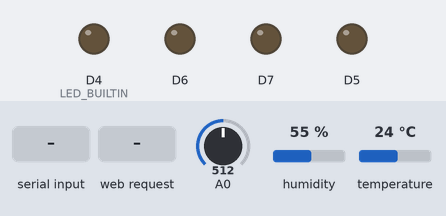
Simulated run of this sketch. Board: ESP8266 (NodeMCU). Parts: output pins drawn as LEDs (lit = HIGH, except the on-board LED, lit = LOW). Inputs (shaded band) come from the test bench; at power-on: A0 = 512, humidity 55 %, temperature 24 °C. WiFi joins after 1.5 s; servers stay silent unless stated; uploads are accepted with an empty reply; what the sketch prints to the serial monitor is not drawn.

Above: at 3.7 s.
3.8 s: "Temperature" received over Serial
At 4.94 s:
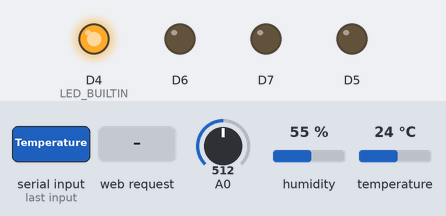
6.5 s: HTTP request GET /sensorData received
At 7.8 s:
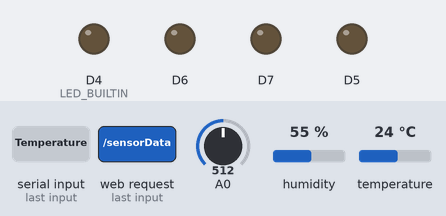
Timing chart, 0 to 9.5 s (numbered marks = the images above; inputs shaded):
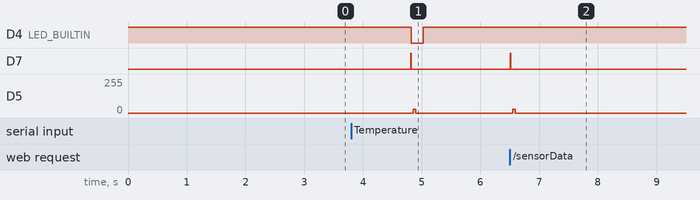

The sketch:

Sketch.ino
```cpp
#include <ESP8266WiFi.h>
#include <ESP8266HTTPClient.h>
#include <ESP8266WebServer.h>
#include <ESP8266mDNS.h>
#include "DHT.h"
#include "html.h"

const char* WIFI_SSID = "SSID";
const char* WIFI_PASSWORD = "PASSWORD";
const char* DNS_NAME = "growtracker"; // im browser über locales netzwerk http://growtracker.local

const char* API_POST_URL = "https://growtracker.io/api/data-entries";
const char* API_TOKEN = "TOKEN";
const char* CHIP_ID_KEY = "12345"; // UNIQUE KEY FOR THIS CHIP ONLY

const int NUMBER_OF_SOIL_SENSORS = 8; // MAX 8
const int MAP_TOP_ANALOG_VALUE = 300; // 100%
const int MAP_BOTTOM_ANALOG_VALUE = 640; // 0%

unsigned long lastExecutionTime = 0; // Tracks the last execution time
const unsigned long interval = 3600000; // 1 hour in milliseconds

#define DHTPin D1
#define DHTTYPE DHT22

DHT dht(DHTPin, DHTTYPE);

ESP8266WebServer server(80);

// the setup function runs once when you press reset or power the board
void setup() {
  initESP();
  initWiFi();
  initDNS();
  initWebServer();
}

// the loop function runs over and over again forever
void loop() {
  MDNS.update();
  server.handleClient();

  if(Serial.available()){
    String input = Serial.readString();
    input.trim();
    String payload = getApiPayload(input);
    sendApiPostRequest(payload);
  }

  // HOURLY TASKS
  unsigned long currentTime = millis();
  if(currentTime - lastExecutionTime >= interval){ // Check if one hour has passed
    lastExecutionTime = currentTime; // Update the last execution time
    executeHourlyTask();
  }
}

void executeHourlyTask(){
  Serial.println("HOURLY TASKS");
  String payload = getApiPayload("HOURLY TASKS");
  sendApiPostRequest(payload);
}

int getAnalogData(int number){

  delay(1);

  if(number <= 0 || number > 8){
    digitalWrite(D5,0);
    digitalWrite(D6,0);
    digitalWrite(D7,0);
    return 0;
  }

  if(number % 2 == 0){
    digitalWrite(D5,1);
  } else {
    digitalWrite(D5,0);
  }

  if(number == 3 || number == 4 || number == 7 || number == 8){
    digitalWrite(D6,1);
  } else {
    digitalWrite(D6,0);
  }

  if(number > 4){
    digitalWrite(D7,1);
  } else {
    digitalWrite(D7,0);
  }

  delay(1);

  int value = analogRead(A0);
  int mappedValue = map(value, MAP_BOTTOM_ANALOG_VALUE, MAP_TOP_ANALOG_VALUE, 0, 100);

  if(mappedValue < 0){
    return 0;
  } else if(mappedValue > 100){
    return 100;
  } else {
    return mappedValue;
  }
}

String getSensorData() {
  String Temperature = "{\"type\": \"Temperature\", \"value\": "+String(dht.convertFtoC(dht.readTemperature(true)),1)+"}";
  String Humidity = "{\"type\": \"Humidity\", \"value\": "+String(dht.readHumidity(),1)+"}";

  String data = "\"data\": ["+Temperature+", "+Humidity;

  if(NUMBER_OF_SOIL_SENSORS > 0){
    data += ", {\"type\": \"Soil\", \"sensors\": [";
    for(int i = 1; i <= NUMBER_OF_SOIL_SENSORS; i++){
      if(i != 1){
        data += ", ";
      }
      data += "{\"number\": " + String(i) + ", \"value\": " + String(getAnalogData(i)) + "}";
    }
    data += "]}";
    // Reset digital pins
    getAnalogData(0);
  }

  return data+"]";
}

String getApiPayload(String input){
  return "{\"chipIdKey\": \""+String(CHIP_ID_KEY)+"\", \"message\": \""+input+"\", "+getSensorData()+"}";
}

void sendApiPostRequest(String payload){
  digitalWrite(LED_BUILTIN, LOW);

  HTTPClient http;
  WiFiClientSecure wfc;

  wfc.setInsecure();

  http.begin(wfc, API_POST_URL);
  http.addHeader("Content-Type", "application/json;charset=utf-8");
  http.addHeader("Accept", "application/json");
  http.addHeader("cache-control", "no-cache");
  http.addHeader("Authorization", "Bearer " + String(API_TOKEN));

  int httpCode = http.POST(payload);
  String response = http.getString();

  Serial.println(httpCode);
  Serial.println(response);

  http.end();

  digitalWrite(LED_BUILTIN, HIGH);
}

void indexHTML() {
  server.send(200, "text/html", PAGE_MAIN);
}

void responseSensorData() {
  server.send(200, "text/application-json", String("{"+getSensorData()+"}"));
}

// SETUP FUNCTIONS

void initESP(){
  // initialize digital pin LED_BUILTIN as an output.
  pinMode(LED_BUILTIN, OUTPUT);
  digitalWrite(LED_BUILTIN, HIGH);

  // Controller pins for analog multiplexer
  pinMode(D5,OUTPUT);
  pinMode(D6,OUTPUT);
  pinMode(D7,OUTPUT);
  pinMode(A0, INPUT);

  dht.begin();

  delay(1000);
  Serial.begin(115200);
  Serial.println();
  Serial.println("ESP Start");
}

void initWiFi(){
  WiFi.disconnect();
  WiFi.mode(WIFI_STA);
  WiFi.begin(WIFI_SSID, WIFI_PASSWORD);

  Serial.print("WLAN-Verbindung wird hergestellt ...");
  while (!WiFi.isConnected()){
    delay(500);
    Serial.print(".");
    //Serial.print(WiFi.status());
  }
  Serial.println();
  Serial.print("Verbunden mit ");
  Serial.println(WIFI_SSID);
  Serial.print("IP-Adresse: ");
  Serial.println(WiFi.localIP());
}

void initDNS(){
  if(MDNS.begin(DNS_NAME)){
    Serial.println("DNS gestartet!");
    Serial.print("Erreichbar unter http://");
    Serial.print(DNS_NAME);
    Serial.println(".local");
  }
}

void initWebServer(){
  server.onNotFound([]() {
    server.send(404, "text/plain", "Seite nicht gefunden!");
  });

  server.on("/", indexHTML);
  server.on("/sensorData", responseSensorData);

  server.begin();
}
```

html.h
```cpp
const char PAGE_MAIN[] PROGMEM = R"=====(
<!DOCTYPE html>
<html>
    <head>
        <title>Grow Tracker</title>
        <meta http-equiv="content-type" content="text/html" ; charset="utf-8" />
        <script src="https://cdn.tailwindcss.com"></script>
    </head>
    <body class="py-32 text-4xl lg:py-16 bg-slate-100">
        <div class="flex flex-col w-full">
            <div class="mx-auto text-center">
                <h1
                    class="mb-2 font-semibold tracking-tight text-gray-900 text-pretty text-9xl lg:text-balance"
                >
                    Grow Tracker
                </h1>
                <h2 class="mb-20 font-semibold lg:mb-10 text-sky-600">
                    (made by Luca Hoffmann)
                </h2>
                <p class="mb-6 text-gray-600 lg:mb-3">
                    Alle deine Daten auf einen Blick.
                </p>
                <a href="https://www.growtracker.io" target="_blank">
                    <button
                        class="px-3 py-1 mb-12 font-bold rounded lg:mb-6 bg-none text-sky-600 ring ring-sky-500 hover:bg-sky-500 hover:text-white"
                    >
                        www.growtracker.io
                    </button>
                </a>
            </div>
            <div class="max-w-2xl mx-auto mt-20 lg:max-w-7xl">
                <dl
                    class="grid max-w-xl grid-cols-1 gap-16 lg:max-w-none lg:grid-cols-2"
                >
                    <div class="relative pl-36">
                        <dt class="text-5xl font-semibold text-gray-900">
                            <div
                                class="absolute top-0 left-0 flex items-center justify-center rounded-lg bg-sky-600"
                            >
                                <svg
                                    class="m-2 text-white size-28"
                                    fill="none"
                                    viewBox="0 0 24 24"
                                    stroke-width="1.5"
                                    stroke="currentColor"
                                    aria-hidden="true"
                                    data-slot="icon"
                                >
                                    <path
                                        d="M8 15.9998C7.44772 15.9998 7 16.4475 7 16.9998C7 17.5521 7.44772 17.9998 8 17.9998C8.55228 17.9998 9 17.5521 9 16.9998C9 16.4475 8.55228 15.9998 8 15.9998ZM8 15.9998L8.00707 12M8 16.9998L8.00707 17.0069M20 5C20 6.10457 19.1046 7 18 7C16.8954 7 16 6.10457 16 5C16 3.89543 16.8954 3 18 3C19.1046 3 20 3.89543 20 5ZM12 16.9998C12 19.209 10.2091 20.9998 8 20.9998C5.79086 20.9998 4 19.209 4 16.9998C4 15.9854 4.37764 15.0591 5 14.354L5 6C5 4.34315 6.34315 3 8 3C9.65685 3 11 4.34315 11 6V14.354C11.6224 15.0591 12 15.9854 12 16.9998Z"
                                        stroke-linecap="round"
                                        stroke-linejoin="round"
                                    />
                                </svg>
                            </div>
                            Temperatur
                        </dt>
                        <dd
                            class="mt-2 text-[#9afe2e] bg-black ring ring-sky-600 p-2"
                        >
                            <span id="Temperature">-</span> °C
                        </dd>
                    </div>
                    <div class="relative pl-36">
                        <dt class="text-5xl font-semibold text-gray-900">
                            <div
                                class="absolute top-0 left-0 flex items-center justify-center rounded-lg bg-sky-600"
                            >
                                <svg
                                    class="m-2 text-white size-28"
                                    fill="currentColor"
                                    viewBox="0 0 24 24"
                                    aria-hidden="true"
                                    data-slot="icon"
                                >
                                    <path
                                        d="M15.0066 3.25608C16.8483 2.85737 19.1331 2.8773 22.2423 3.65268C22.7781 3.78629 23.1038 4.32791 22.9699 4.86241C22.836 5.39691 22.2931 5.7219 21.7573 5.58829C18.8666 4.86742 16.9015 4.88747 15.4308 5.20587C13.9555 5.52524 12.895 6.15867 11.7715 6.84363L11.6874 6.89494C10.6044 7.55565 9.40515 8.28729 7.82073 8.55069C6.17734 8.82388 4.23602 8.58235 1.62883 7.54187C1.11607 7.33724 0.866674 6.75667 1.0718 6.24513C1.27692 5.73359 1.85889 5.48479 2.37165 5.68943C4.76435 6.6443 6.32295 6.77699 7.492 6.58265C8.67888 6.38535 9.58373 5.83916 10.7286 5.14119C11.855 4.45445 13.1694 3.6538 15.0066 3.25608Z"
                                    />
                                    <path
                                        d="M22.2423 7.64302C19.1331 6.86765 16.8483 6.84772 15.0066 7.24642C13.1694 7.64415 11.855 8.44479 10.7286 9.13153C9.58373 9.8295 8.67888 10.3757 7.492 10.573C6.32295 10.7673 4.76435 10.6346 2.37165 9.67977C1.85889 9.47514 1.27692 9.72393 1.0718 10.2355C0.866674 10.747 1.11607 11.3276 1.62883 11.5322C4.23602 12.5727 6.17734 12.8142 7.82073 12.541C9.40515 12.2776 10.6044 11.546 11.6874 10.8853L11.7715 10.834C12.895 10.149 13.9555 9.51558 15.4308 9.19621C16.9015 8.87781 18.8666 8.85777 21.7573 9.57863C22.2931 9.71224 22.836 9.38726 22.9699 8.85275C23.1038 8.31825 22.7781 7.77663 22.2423 7.64302Z"
                                    />
                                    <path
                                        fill-rule="evenodd"
                                        clip-rule="evenodd"
                                        d="M18.9998 10.0266C18.6526 10.0266 18.3633 10.2059 18.1614 10.4772C18.0905 10.573 17.9266 10.7972 17.7089 11.111C17.4193 11.5283 17.0317 12.1082 16.6424 12.7555C16.255 13.3996 15.8553 14.128 15.5495 14.8397C15.2567 15.5213 14.9989 16.2614 14.9999 17.0117C15.0006 17.2223 15.0258 17.4339 15.0604 17.6412C15.1182 17.9872 15.2356 18.4636 15.4804 18.9521C15.7272 19.4446 16.1131 19.9674 16.7107 20.3648C17.3146 20.7664 18.0748 21 18.9998 21C19.9248 21 20.685 20.7664 21.2888 20.3648C21.8864 19.9674 22.2724 19.4446 22.5192 18.9522C22.764 18.4636 22.8815 17.9872 22.9393 17.6413C22.974 17.4337 22.9995 17.2215 22.9998 17.0107C23.0001 16.2604 22.743 15.5214 22.4501 14.8397C22.1444 14.128 21.7447 13.3996 21.3573 12.7555C20.968 12.1082 20.5803 11.5283 20.2907 11.111C20.073 10.7972 19.909 10.573 19.8382 10.4772C19.6363 10.2059 19.3469 10.0266 18.9998 10.0266ZM20.6119 15.6257C20.3552 15.0281 20.0049 14.3848 19.6423 13.782C19.4218 13.4154 19.2007 13.0702 18.9998 12.7674C18.7989 13.0702 18.5778 13.4154 18.3573 13.782C17.9948 14.3848 17.6445 15.0281 17.3878 15.6257L17.3732 15.6595C17.1965 16.0704 16.9877 16.5562 17.0001 17.0101C17.0121 17.3691 17.1088 17.7397 17.2693 18.0599C17.3974 18.3157 17.574 18.5411 17.8201 18.7048C18.06 18.8643 18.4248 19.0048 18.9998 19.0048C19.5748 19.0048 19.9396 18.8643 20.1795 18.7048C20.4256 18.5411 20.6022 18.3156 20.7304 18.0599C20.8909 17.7397 20.9876 17.3691 20.9996 17.01C21.0121 16.5563 20.8032 16.0705 20.6265 15.6597L20.6119 15.6257Z"
                                    />
                                    <path
                                        d="M14.1296 11.5308C14.8899 11.2847 15.4728 12.076 15.1153 12.7892C14.952 13.1151 14.7683 13.3924 14.4031 13.5214C13.426 13.8666 12.6166 14.3527 11.7715 14.8679L11.6874 14.9192C10.6044 15.5799 9.40516 16.3115 7.82074 16.5749C6.17735 16.8481 4.23604 16.6066 1.62884 15.5661C1.11608 15.3615 0.866688 14.7809 1.07181 14.2694C1.27694 13.7578 1.8589 13.509 2.37167 13.7137C4.76436 14.6685 6.32297 14.8012 7.49201 14.6069C8.67889 14.4096 9.58374 13.8634 10.7286 13.1654C11.8166 12.5021 12.9363 11.9171 14.1296 11.5308Z"
                                    />
                                </svg>
                            </div>
                            Luftfeuchtigkeit
                        </dt>
                        <dd
                            class="mt-2 text-[#9afe2e] bg-black ring ring-sky-600 p-2"
                        >
                            <span id="Humidity">-</span> %
                        </dd>
                    </div>
                    <div class="relative pl-36">
                        <dt class="text-5xl font-semibold text-gray-900">
                            <div
                                class="absolute top-0 left-0 flex items-center justify-center rounded-lg bg-sky-600"
                            >
                                <svg
                                    class="m-2 text-white size-28"
                                    fill="currentColor"
                                    viewBox="0 0 32 32"
                                    aria-hidden="true"
                                    data-slot="icon"
                                >
                                    <path
                                        d="M24.5,30a5.202,5.202,0,0,1-4.626-8.08L23.49,16.5382a1.217,1.217,0,0,1,2.02,0L29.06,21.8154A5.4921,5.4921,0,0,1,30,24.751,5.385,5.385,0,0,1,24.5,30Zm0-11.38-2.9356,4.3672A3.2079,3.2079,0,0,0,24.5,28,3.3855,3.3855,0,0,0,28,24.751a3.4354,3.4354,0,0,0-.63-1.867Z"
                                        transform="translate(0 0)"
                                    />
                                    <path
                                        d="M11,16V11h1a4.0045,4.0045,0,0,0,4-4V4H13a3.9779,3.9779,0,0,0-2.7468,1.1067A6.0034,6.0034,0,0,0,5,2H2V5a6.0066,6.0066,0,0,0,6,6H9v5H2v2H16V16ZM13,6h1V7a2.002,2.002,0,0,1-2,2H11V8A2.002,2.002,0,0,1,13,6ZM8,9A4.0045,4.0045,0,0,1,4,5V4H5A4.0045,4.0045,0,0,1,9,8V9Z"
                                        transform="translate(0 0)"
                                    />
                                    <rect x="2" y="21" width="14" height="2" />
                                    <rect x="2" y="26" width="14" height="2" />
                                    <rect fill="none" width="32" height="32" />
                                </svg>
                            </div>
                            Bodenfeuchtigkeit
                        </dt>
                        <dd
                            class="mt-2 text-[#9afe2e] bg-black ring ring-sky-600 p-2 grid grid-cols-2 gap-y-3"
                        >
                            <p>A: <span id="Soil_1">-</span> %</p>
                            <p>B: <span id="Soil_2">-</span> %</p>
                            <p>C: <span id="Soil_3">-</span> %</p>
                            <p>D: <span id="Soil_4">-</span> %</p>
                            <p>E: <span id="Soil_5">-</span> %</p>
                            <p>F: <span id="Soil_6">-</span> %</p>
                            <p>G: <span id="Soil_7">-</span> %</p>
                            <p>H: <span id="Soil_8">-</span> %</p>
                        </dd>
                    </div>
                </dl>
            </div>
        </div>

        <script>
            setInterval(function () {
                getSensorData();
            }, 1000);
            function getSensorData() {
                var xhttp = new XMLHttpRequest();
                xhttp.onreadystatechange = function () {
                    if (this.readyState == 4 && this.status == 200) {
                        const data = JSON.parse(this.response).data;

                        const temperature = data.find(
                            (item) => item.type === "Temperature"
                        );
                        const humidity = data.find(
                            (item) => item.type === "Humidity"
                        );
                        const soil = data.find((item) => item.type === "Soil");

                        document.getElementById("Temperature").innerHTML =
                            temperature.value;
                        document.getElementById("Humidity").innerHTML =
                            humidity.value;

                        soil.sensors.forEach((sensor) => {
                            document.getElementById(
                                "Soil_" + sensor.number
                            ).innerHTML = sensor.value;
                        });
                    }
                };
                xhttp.open("GET", "sensorData", true);
                xhttp.send();
            }
        </script>
    </body>
</html>
)=====";
```

Measured:
- after the input at 3.8 s, D4 (LED_BUILTIN): HIGH → LOW after 1.0 s, → HIGH 0.20 s later; D7: LOW → HIGH after 1.0 s, → LOW 0.01 s later; D5: 0/255 → 27/255 after 1.1 s, → 0/255 0.04 s later
- after the input at 6.5 s, D7: LOW → HIGH at once, → LOW 0.01 s later; D5: 0/255 → 27/255 after 0.05 s, → 0/255 0.04 s later
